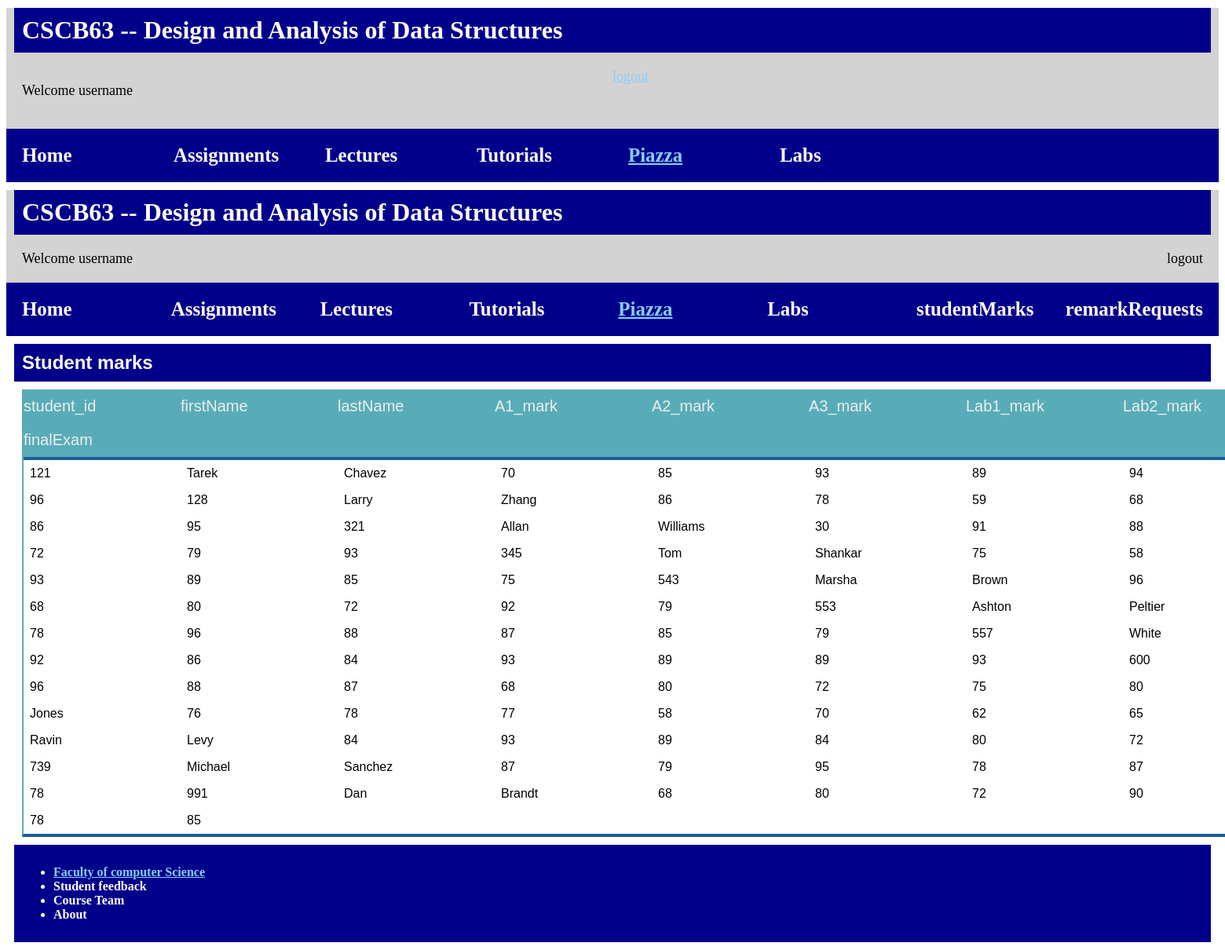
The app's page /studentmarks (signed in), older data.
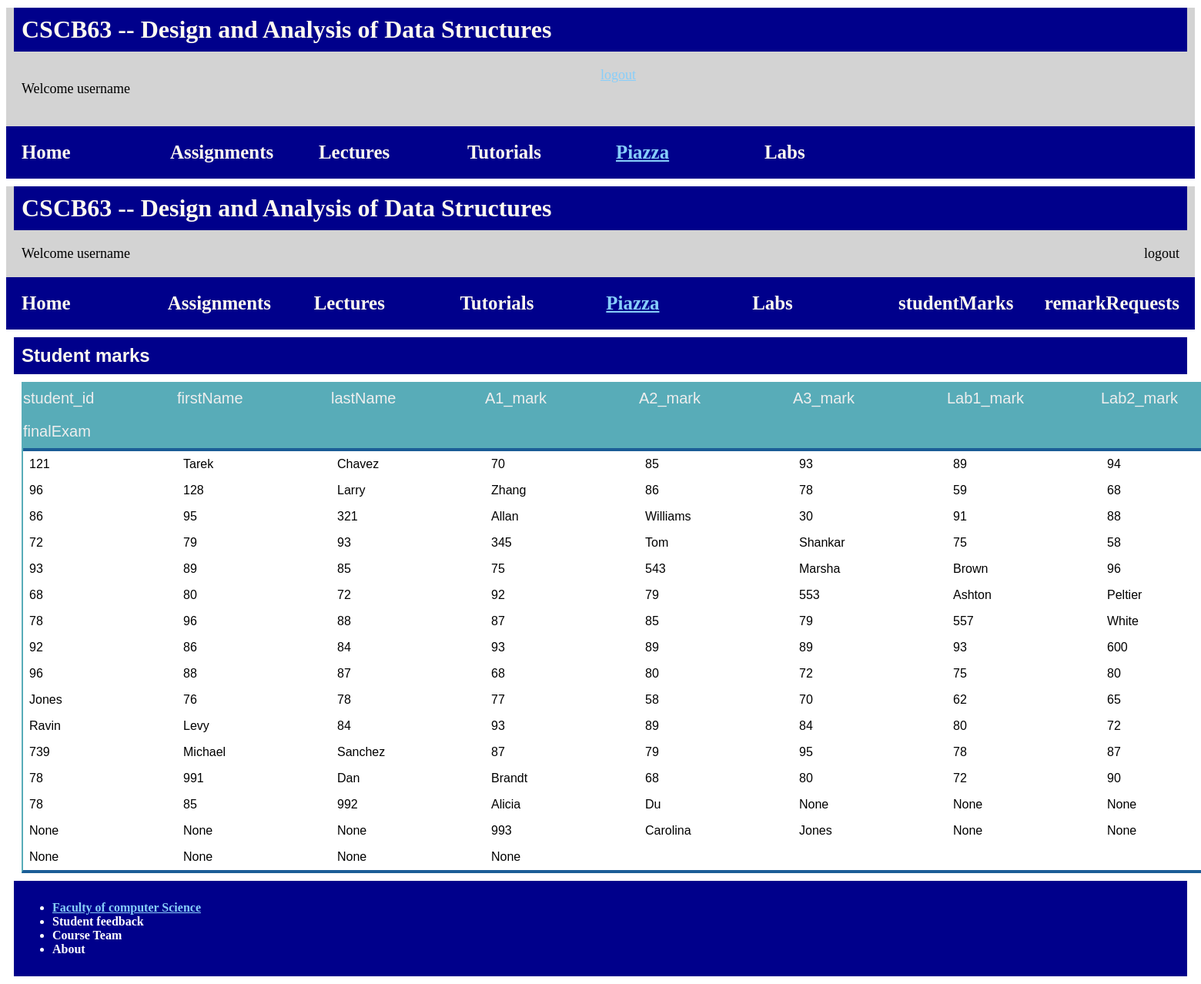
The same page, newer data.
### tables this page shows
CREATE TABLE Student(
    student_id INTEGER PRIMARY KEY,
    username TEXT NOT NULL ,
    password TEXT NOT NULL ,
    firstName TEXT NOT NULL ,
    lastName TEXT NOT NULL ,
    lectureSection INTEGER,
    A1_mark INTEGER,
    A2_mark INTEGER,
    A3_mark INTEGER,
    Lab1_mark INTEGER,
    Lab2_mark INTEGER,
    Lab3_mark INTEGER,
    midtermMark INTEGER ,
    finalExam INTEGER
);

### app.py (the view)
@app.route('/studentmarks')
def getStudentMarks():
    if userHasNotLoggedIn():
        return redirect(url_for('loginpage',loginresult='notLoggedIn'))
    if session['userType'] != 'instructor':
        return render_template('error.html', errorMsg="You must be an instructor to see this page")
    mark1 = query_db('SELECT student_id,firstName,lastName,A1_mark,A2_mark,A3_mark,Lab1_mark,Lab2_mark,Lab3_mark, midtermMark, finalExam FROM Student')
    return render_template('instructorMarks.html', marks = mark1, numCols = 5)

### app.py (called while the page is built)
def get_db():
    db = getattr(g, '_database', None)
    if db is None:
        db = g._database = sqlite3.connect(DATABASE)
    db.row_factory = make_dicts
    return db

def query_db(query, args=(), one=False):
    cur = get_db().execute(query, args)
    rv = cur.fetchall()
    cur.close()
    return (rv[0] if rv else None) if one else rv

def make_dicts(cursor, row):
    return dict((cursor.description[idx][0], value)
                for idx, value in enumerate(row))

@app.teardown_appcontext
def close_connection(exception):
    db = getattr(g, '_database', None)
    if db is not None:
        db.close()

def userHasNotLoggedIn():
    return 'username' not in session

### templates/instructorMarks.html (shortened to what this page needs)
<!DOCTYPE html>
<html lang="en" dir="ltr">
  <head>
    <link rel="stylesheet" href="/static/instructorMarks.css" type="text/css">
  </head>
  <body>
    {% include "header.html" %}
    {% include "instructorHeader.html" %}
      <div class="content">
        <h1>Student marks</h1>
        <div class="table">
          <div class="header">
            {% for elem in marks[0] %}
              <div>{{ elem }}</div>
            {% endfor %}
          </div>
          <div class="students">
            {% for dict in marks %}
              {% for elem in dict.values() %}
                <div class="gd"> {{ elem }}</div>
              {% endfor %}
            {% endfor %}
          </div>
        </div>
      </div>
    {% include "instructorFooter.html" %}
  </body>

### templates/header.html (shortened to what this page needs)
<!DOCTYPE html>
<html lang="en" dir="ltr">
 <head>
   <link rel="stylesheet" href="/static/header.css" type="text/css">
 </head>
 <body>
    <header>
      <div class="container">
        <h1 class="logo">CSCB63 -- Design and Analysis of Data Structures</h1>
        <div class = "intro">
          <p class="item2">Welcome username</p>
          <a class="item1" href="{{ url_for('logout') }}">logout</a>
        </div>
        <strong><nav>
          <div class="grid">
            <h5>Home</h5>
            <h5>Assignments</h5>
            <h5>Lectures</h5>
            <h5>Tutorials</h5>
            <h5><a href="https://piazza.com/class/">Piazza</a></h5>
            <h5>Labs</h5>
          </div>
        </nav></strong>
      </div>
    </header>
 </body>
</html>

### templates/instructorHeader.html (shortened to what this page needs)
<!DOCTYPE html>
<html lang="en" dir="ltr">
 <head>
   <link rel="stylesheet" href="/static/instructorHeader.css" type="text/css">
 </head>
 <body>
    <header>
      <div class="container">
        <h1 class="logo">CSCB63 -- Design and Analysis of Data Structures</h1>
        <div class = "intro">
          <item2>Welcome username</item2>
          <item1>logout</item1>
        </div>
        <strong><nav>
          <div class="grid">
            <h5>Home</h5>
            <h5>Assignments</h5>
            <h5>Lectures</h5>
            <h5>Tutorials</h5>
            <h5><a href="https://piazza.com/class/">Piazza</a></h5>
            <h5>Labs</h5>
            <h5>studentMarks</h5>
            <h5>remarkRequests</h5>
          </div>
        </nav></strong>
      </div>
    </header>
 </body>
</html>

### templates/instructorFooter.html (shortened to what this page needs)
<!DOCTYPE html>
<html lang="en" dir="ltr">
 <head>
   <link rel="stylesheet" href="/static/footer.css" type="text/css">
 </head>
 <body>
    <header>
      <div class="footer">
        <strong><nav>
            <ul class="menu">
                <li><a href="https://www.utsc.utoronto.ca/cms/faculty-of-computer-science">Faculty of computer Science</a></li>
                <li>Student feedback</li>
                <li>Course Team</li>
                <li>About</li>
              </ul>
        </nav></strong>
    </div>
    </header>
 </body>
</html>

### static/instructorMarks.css (style rules this page uses)
.content { width: 100%; font-family: Arial, Helvetica, sans-serif; }
.content h1 { margin: 10px; padding: 10px; background-color: darkblue; color: floralwhite; text-align: start; font-size: x-large; }
.content .table { margin: 0px 20px 0px 20px; border-left: 2px solid #58acb8; border-right: 2px solid #58acb8; border-bottom: 4px solid #1b5d96; width:fit-content; }
.header { display: grid; grid-template-columns: 200px 200px 200px 200px 200px 200px 200px 200px 200px 200px; background-color: #58acb8; border-bottom: 4px solid #1b5d96; color: #eee; font-size: 20px; text-align: left; }
.header div { background: None; padding: 10px 0px 10px; }
.students { width:fit-content; display: grid; grid-template-columns: 200px 200px 200px 200px 200px 200px 200px 200px 200px 200px; }
.content .gd { padding:4px; margin:4px; }

### static/header.css (style rules this page uses)
.container h1,.container h5 { padding: 10px; margin-top: 10px; margin-bottom: 10px; }
.container h1,.container h5 { background-color: darkblue; color: floralwhite; text-align: start; }
.container item1 { text-align: right; }
.container .intro { color:black; font-size: large; margin: 5px; padding: 5px; display: grid; grid-template-columns: 1fr; }
.container { background-color: lightgrey; }
.container .grid { display: grid; grid-template-columns: 1fr 1fr 1fr 1fr 1fr 1fr; color: floralwhite; text-align: center; font-size: 30px; background-color: darkblue; width: 100%; }
.container a:link { color: lightskyblue; }

### static/instructorHeader.css (style rules this page uses)
.container h1,.container h5 { margin: 10px; padding: 10px; }
.container h1,.container h5 { background-color: darkblue; color: floralwhite; text-align: start; }
.container item1 { text-align: right; }
.container item2 { text-align: left; }
.container .intro { color:black; font-size: large; margin: 10px; padding: 10px; display: grid; grid-template-columns: 1fr 1fr; }
.container { background-color: lightgrey; }
.container .grid { display: grid; grid-template-columns: 1fr 1fr 1fr 1fr 1fr 1fr 1fr 1fr; color: floralwhite; text-align: center; font-size: 30px; background-color: darkblue; width: 100%; }
.container a:link { color: lightskyblue; }

### static/footer.css (style rules this page uses)
.footer .menu { color:white; }
.footer { margin: 10px; padding: 10px; background-color: darkblue; color:lightgrey; }
.footer a:link { color: lightskyblue; }

Row changes from the older to the newer data that the page shows:
added Student: student_id "992", firstName "Alicia", lastName "Du", values "None" "None" "None" "None" "None" "None"
added Student: student_id "993", firstName "Carolina", lastName "Jones", values "None" "None" "None" "None" "None" "None"
